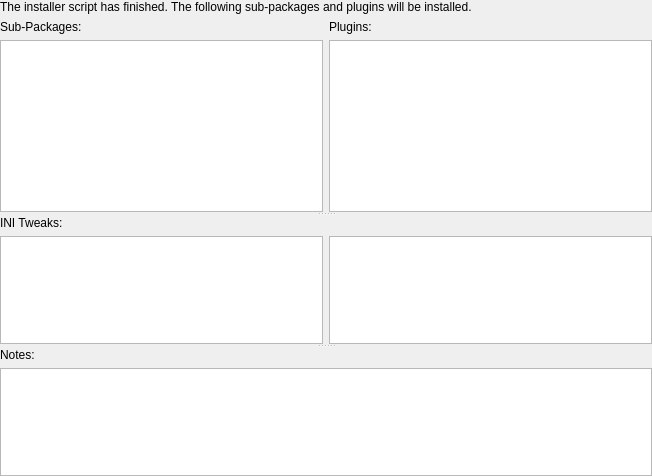
<?xml version="1.0" encoding="UTF-8"?>
<ui version="4.0">
 <class>WizardInstallerComplete</class>
 <widget class="QWidget" name="WizardInstallerComplete">
  <property name="geometry">
   <rect>
    <x>0</x>
    <y>0</y>
    <width>652</width>
    <height>476</height>
   </rect>
  </property>
  <property name="windowTitle">
   <string>Form</string>
  </property>
  <layout class="QVBoxLayout" name="verticalLayout_2">
   <property name="leftMargin">
    <number>0</number>
   </property>
   <property name="topMargin">
    <number>0</number>
   </property>
   <property name="rightMargin">
    <number>0</number>
   </property>
   <property name="bottomMargin">
    <number>0</number>
   </property>
   <item>
    <layout class="QVBoxLayout" name="verticalLayout">
     <item>
      <widget class="QLabel" name="label">
       <property name="sizePolicy">
        <sizepolicy hsizetype="Preferred" vsizetype="Preferred">
         <horstretch>0</horstretch>
         <verstretch>0</verstretch>
        </sizepolicy>
       </property>
       <property name="text">
        <string>The installer script has finished. The following sub-packages and plugins will be installed.</string>
       </property>
      </widget>
     </item>
     <item>
      <widget class="QWidget" name="widget" native="true">
       <property name="sizePolicy">
        <sizepolicy hsizetype="Preferred" vsizetype="Preferred">
         <horstretch>0</horstretch>
         <verstretch>0</verstretch>
        </sizepolicy>
       </property>
       <property name="minimumSize">
        <size>
         <width>0</width>
         <height>0</height>
        </size>
       </property>
       <layout class="QVBoxLayout" name="verticalLayout_11">
        <property name="leftMargin">
         <number>0</number>
        </property>
        <property name="topMargin">
         <number>0</number>
        </property>
        <property name="rightMargin">
         <number>0</number>
        </property>
        <property name="bottomMargin">
         <number>0</number>
        </property>
        <item>
         <widget class="QSplitter" name="splitter">
          <property name="orientation">
           <enum>Qt::Vertical</enum>
          </property>
          <widget class="QWidget" name="packagesWidget" native="true">
           <property name="sizePolicy">
            <sizepolicy hsizetype="Preferred" vsizetype="Preferred">
             <horstretch>0</horstretch>
             <verstretch>15</verstretch>
            </sizepolicy>
           </property>
           <property name="minimumSize">
            <size>
             <width>0</width>
             <height>0</height>
            </size>
           </property>
           <layout class="QVBoxLayout" name="verticalLayout_9">
            <property name="leftMargin">
             <number>0</number>
            </property>
            <property name="topMargin">
             <number>0</number>
            </property>
            <property name="rightMargin">
             <number>0</number>
            </property>
            <property name="bottomMargin">
             <number>0</number>
            </property>
            <item>
             <layout class="QVBoxLayout" name="verticalLayout_5">
              <item>
               <layout class="QHBoxLayout" name="horizontalLayout">
                <item>
                 <layout class="QVBoxLayout" name="verticalLayout_3">
                  <item>
                   <widget class="QLabel" name="label_2">
                    <property name="text">
                     <string>Sub-Packages:</string>
                    </property>
                    <property name="heading" stdset="0">
                     <bool>true</bool>
                    </property>
                   </widget>
                  </item>
                  <item>
                   <widget class="QListWidget" name="subpackagesList"/>
                  </item>
                 </layout>
                </item>
                <item>
                 <layout class="QVBoxLayout" name="verticalLayout_4">
                  <item>
                   <widget class="QLabel" name="label_3">
                    <property name="text">
                     <string>Plugins:</string>
                    </property>
                    <property name="heading" stdset="0">
                     <bool>true</bool>
                    </property>
                   </widget>
                  </item>
                  <item>
                   <widget class="QListWidget" name="pluginsList"/>
                  </item>
                 </layout>
                </item>
               </layout>
              </item>
             </layout>
            </item>
           </layout>
          </widget>
          <widget class="QWidget" name="tweaksWidget" native="true">
           <property name="sizePolicy">
            <sizepolicy hsizetype="Preferred" vsizetype="Preferred">
             <horstretch>0</horstretch>
             <verstretch>10</verstretch>
            </sizepolicy>
           </property>
           <layout class="QVBoxLayout" name="verticalLayout_7">
            <property name="leftMargin">
             <number>0</number>
            </property>
            <property name="topMargin">
             <number>0</number>
            </property>
            <property name="rightMargin">
             <number>0</number>
            </property>
            <property name="bottomMargin">
             <number>0</number>
            </property>
            <item>
             <layout class="QVBoxLayout" name="verticalLayout_6">
              <item>
               <widget class="QLabel" name="tweaksLabel">
                <property name="sizePolicy">
                 <sizepolicy hsizetype="Preferred" vsizetype="Minimum">
                  <horstretch>0</horstretch>
                  <verstretch>0</verstretch>
                 </sizepolicy>
                </property>
                <property name="lineWidth">
                 <number>0</number>
                </property>
                <property name="text">
                 <string>INI Tweaks:</string>
                </property>
                <property name="heading" stdset="0">
                 <bool>true</bool>
                </property>
               </widget>
              </item>
              <item>
               <layout class="QHBoxLayout" name="tweaksLayout">
                <item>
                 <widget class="QListWidget" name="tweaksList"/>
                </item>
                <item>
                 <widget class="QPlainTextEdit" name="tweaksTextEdit">
                  <property name="readOnly">
                   <bool>true</bool>
                  </property>
                 </widget>
                </item>
               </layout>
              </item>
             </layout>
            </item>
           </layout>
          </widget>
          <widget class="QWidget" name="notesWidget" native="true">
           <property name="sizePolicy">
            <sizepolicy hsizetype="Preferred" vsizetype="Preferred">
             <horstretch>0</horstretch>
             <verstretch>10</verstretch>
            </sizepolicy>
           </property>
           <property name="minimumSize">
            <size>
             <width>0</width>
             <height>0</height>
            </size>
           </property>
           <layout class="QVBoxLayout" name="verticalLayout_10">
            <property name="leftMargin">
             <number>0</number>
            </property>
            <property name="topMargin">
             <number>0</number>
            </property>
            <property name="rightMargin">
             <number>0</number>
            </property>
            <property name="bottomMargin">
             <number>0</number>
            </property>
            <item>
             <layout class="QVBoxLayout" name="verticalLayout_8">
              <item>
               <widget class="QLabel" name="notesLabel">
                <property name="text">
                 <string>Notes:</string>
                </property>
                <property name="heading" stdset="0">
                 <bool>true</bool>
                </property>
               </widget>
              </item>
              <item>
               <widget class="QTextEdit" name="notesTextEdit">
                <property name="sizePolicy">
                 <sizepolicy hsizetype="Expanding" vsizetype="Expanding">
                  <horstretch>0</horstretch>
                  <verstretch>0</verstretch>
                 </sizepolicy>
                </property>
                <property name="readOnly">
                 <bool>true</bool>
                </property>
               </widget>
              </item>
             </layout>
            </item>
           </layout>
          </widget>
         </widget>
        </item>
       </layout>
      </widget>
     </item>
    </layout>
   </item>
  </layout>
 </widget>
 <resources/>
 <connections/>
</ui>
